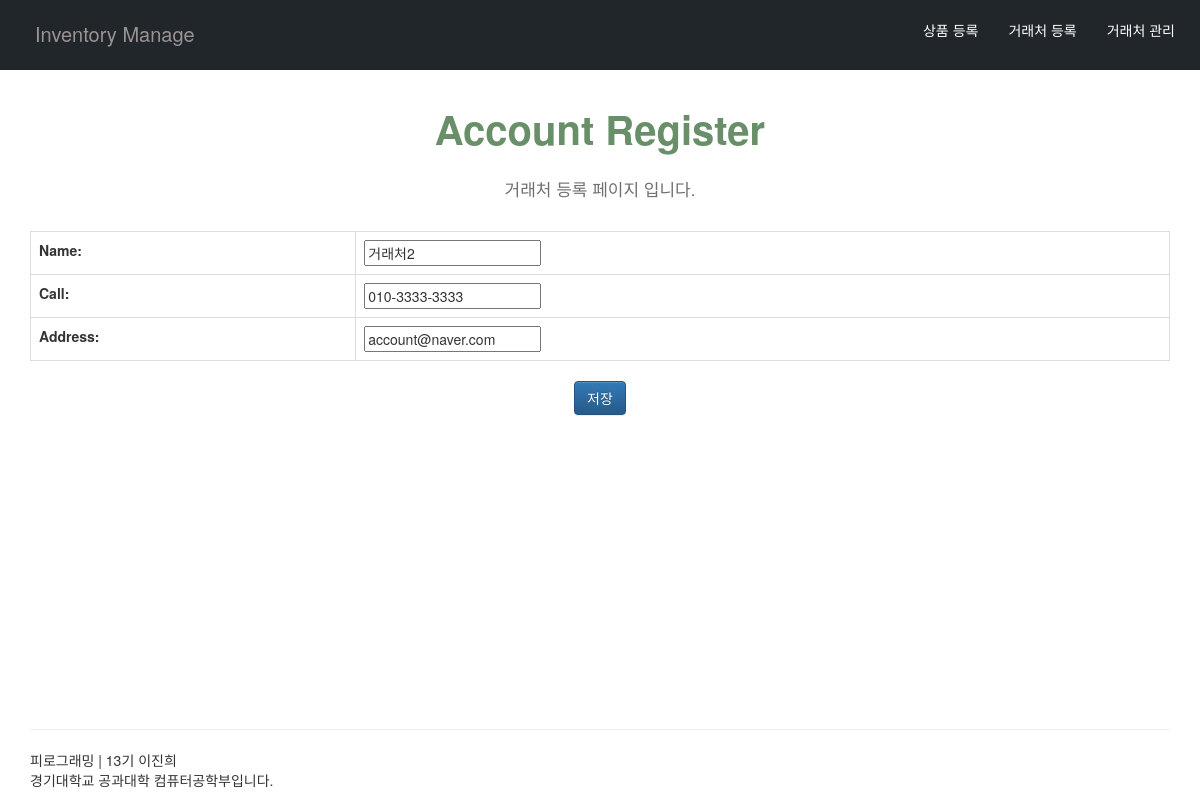
The app's page /account/1/edit, older data.
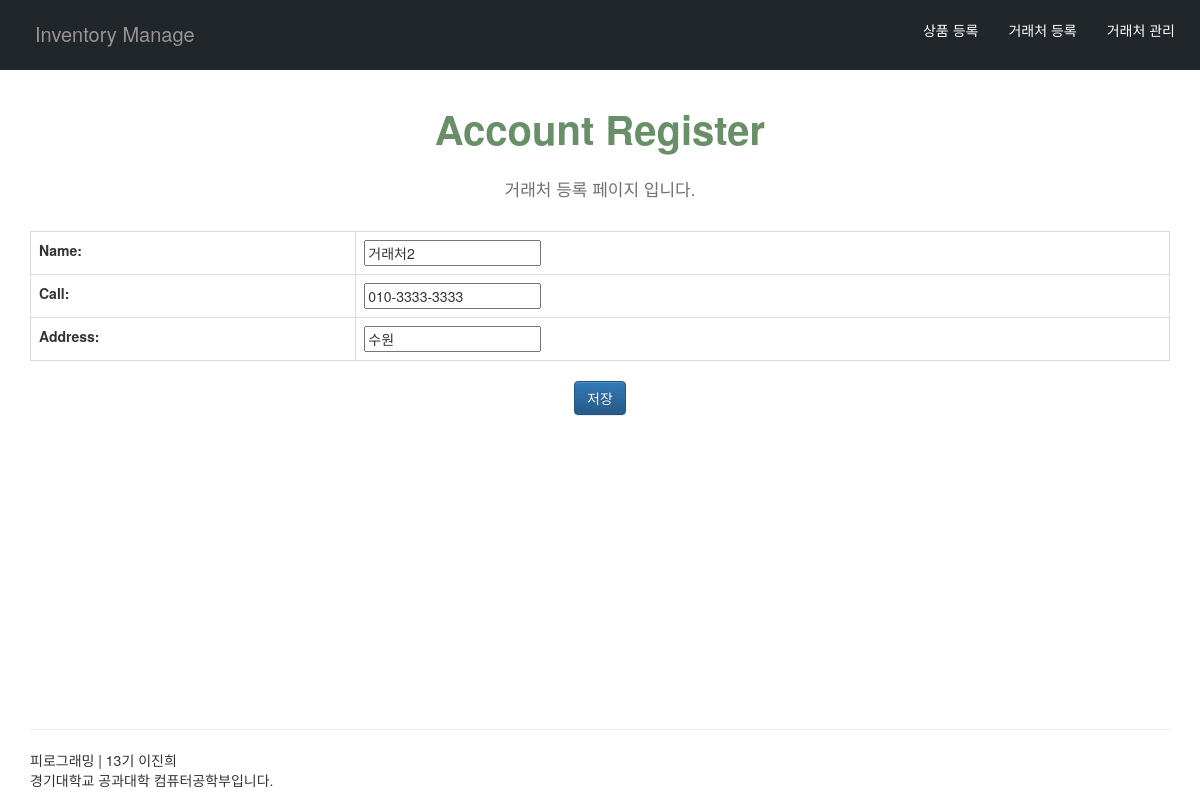
The same page, newer data.
### shop/models.py (models this page shows, shortened)
class Accounter(models.Model):
    name = models.CharField(max_length=20)
    call = models.CharField(max_length=30)
    address = models.CharField(max_length=100)
    created_at = models.DateTimeField(auto_now_add = True)
    updated_at = models.DateTimeField(auto_now= True)

### shop/views.py (the view)
# urls.py: path('account/<int:pk>/edit',views.account_edit,name='account_edit'),
def account_edit(request, pk):
    account = get_object_or_404(Accounter,pk=pk)
    return account_new(request,account)

### shop/forms.py
class AccounterForm(forms.ModelForm):
    class Meta:
        model = Accounter
        fields = '__all__'

### shop/views.py (called while the page is built)
def account_new(request,account=None):
    if request.method == 'POST':
        form = AccounterForm(request.POST,instance=account)
        if form.is_valid():
            account = form.save()
            return redirect(account)
    else:
        form = AccounterForm(instance=account)
    return render(request,'account_new.html',{
        'form' : form,
    })

### shop/templates/account_new.html (shortened to what this page needs)
{% extends "layout.html" %}
{% block title %}
Account Register
{% endblock %}
{% block menu %}
거래처 등록
{% endblock %}
{% block content %}
     <form
          action=""
          method="post"
          autocomplete="off"
        >
          <table class="table table-bordered">
            {{form.as_table}}
          </table>
          <input type="submit" value="저장" class="btn btn-primary" />
        </form>
{% endblock %}

Row changes from the older to the newer data that the page shows:
changed Accounter "거래처2": address "account@naver.com" → "수원"
